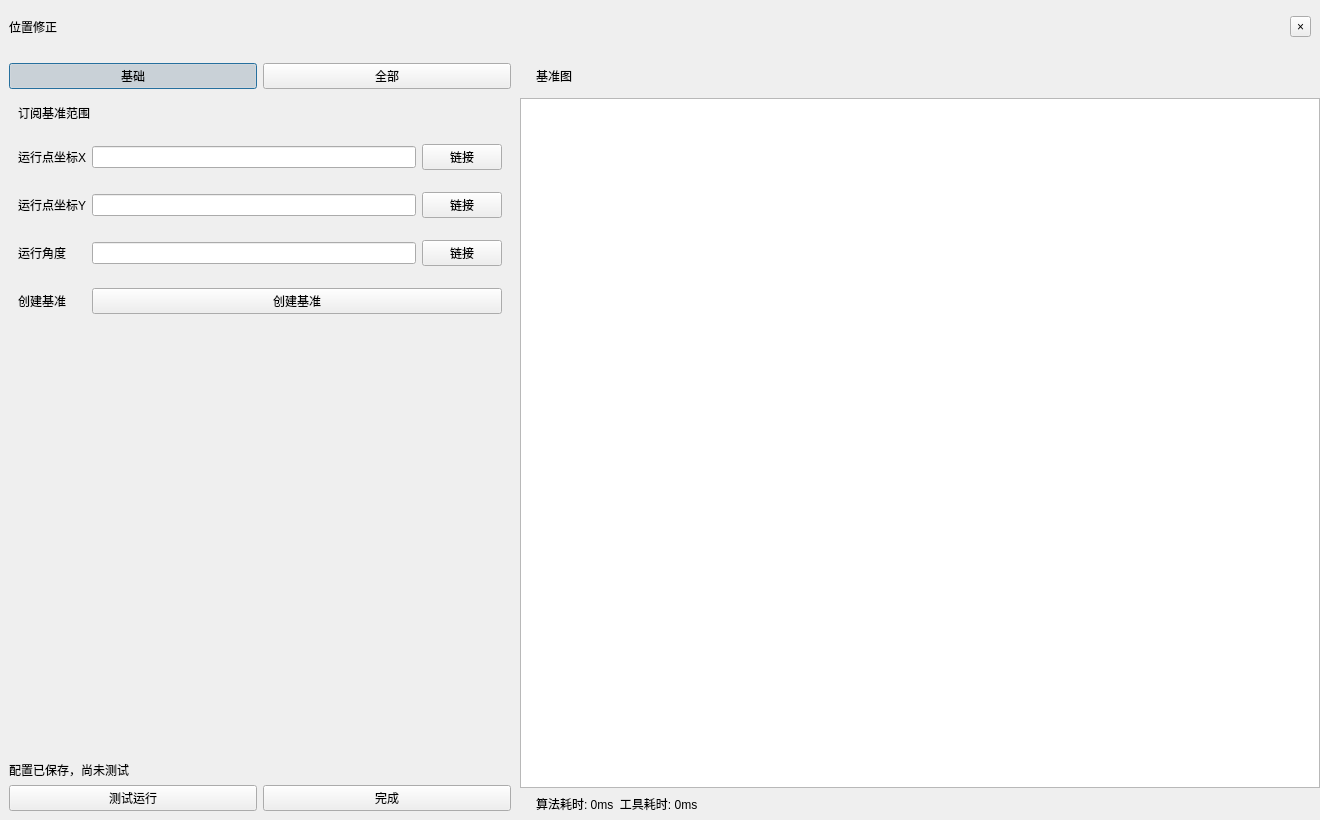
<?xml version="1.0" encoding="UTF-8"?>
<ui version="4.0">
 <class>PositionCorrectionDialog</class>
 <widget class="QDialog" name="PositionCorrectionDialog">
  <property name="geometry">
   <rect>
    <x>0</x>
    <y>0</y>
    <width>1320</width>
    <height>820</height>
   </rect>
  </property>
  <property name="windowTitle">
   <string>位置修正</string>
  </property>
  <layout class="QVBoxLayout" name="rootLayout">
   <property name="spacing">
    <number>0</number>
   </property>
   <property name="leftMargin">
    <number>0</number>
   </property>
   <property name="topMargin">
    <number>0</number>
   </property>
   <property name="rightMargin">
    <number>0</number>
   </property>
   <property name="bottomMargin">
    <number>0</number>
   </property>
   <item>
    <widget class="QFrame" name="titleBar">
     <property name="minimumSize">
      <size>
       <width>0</width>
       <height>54</height>
      </size>
     </property>
     <layout class="QHBoxLayout" name="titleLayout">
      <item>
       <widget class="QLabel" name="windowTitleLabel">
        <property name="text">
         <string>位置修正</string>
        </property>
        <property name="role" stdset="0">
         <string>windowTitle</string>
        </property>
       </widget>
      </item>
      <item>
       <spacer name="titleSpacer">
        <property name="orientation">
         <enum>Qt::Horizontal</enum>
        </property>
        <property name="sizeHint" stdset="0">
         <size>
          <width>40</width>
          <height>20</height>
         </size>
        </property>
       </spacer>
      </item>
      <item>
       <widget class="QToolButton" name="closeButton">
        <property name="toolTip">
         <string>关闭位置修正</string>
        </property>
        <property name="text">
         <string>×</string>
        </property>
       </widget>
      </item>
     </layout>
    </widget>
   </item>
   <item>
    <layout class="QHBoxLayout" name="bodyLayout">
     <property name="spacing">
      <number>0</number>
     </property>
     <item>
      <widget class="QFrame" name="parameterPanel">
       <property name="minimumSize">
        <size>
         <width>430</width>
         <height>0</height>
        </size>
       </property>
       <property name="maximumSize">
        <size>
         <width>520</width>
         <height>16777215</height>
        </size>
       </property>
       <property name="panelRole" stdset="0">
        <string>parameterPanel</string>
       </property>
       <layout class="QVBoxLayout" name="parameterLayout">
        <item>
         <layout class="QHBoxLayout" name="modeLayout">
          <item>
           <widget class="QPushButton" name="basicModeButton">
            <property name="text">
             <string>基础</string>
            </property>
            <property name="checkable">
             <bool>true</bool>
            </property>
            <property name="checked">
             <bool>true</bool>
            </property>
           </widget>
          </item>
          <item>
           <widget class="QPushButton" name="allModeButton">
            <property name="text">
             <string>全部</string>
            </property>
            <property name="checkable">
             <bool>true</bool>
            </property>
           </widget>
          </item>
         </layout>
        </item>
        <item>
         <widget class="QFrame" name="subscriptionCard">
          <property name="panelRole" stdset="0">
           <string>configCard</string>
          </property>
          <layout class="QGridLayout" name="subscriptionLayout">
           <property name="horizontalSpacing">
            <number>6</number>
           </property>
           <property name="verticalSpacing">
            <number>22</number>
           </property>
           <item row="0" column="0" colspan="3">
            <widget class="QLabel" name="subscriptionTitle">
             <property name="text">
              <string>订阅基准范围</string>
             </property>
             <property name="role" stdset="0">
              <string>cardTitle</string>
             </property>
            </widget>
           </item>
           <item row="1" column="0">
            <widget class="QLabel" name="runXLabel">
             <property name="text">
              <string>运行点坐标X</string>
             </property>
             <property name="role" stdset="0">
              <string>rowField</string>
             </property>
            </widget>
           </item>
           <item row="1" column="1">
            <widget class="QLineEdit" name="runPointXEdit">
             <property name="readOnly">
              <bool>true</bool>
             </property>
            </widget>
           </item>
           <item row="1" column="2">
            <widget class="QPushButton" name="runPointXLinkButton">
             <property name="toolTip">
              <string>选择运行点坐标X来源</string>
             </property>
             <property name="text">
              <string>链接</string>
             </property>
            </widget>
           </item>
           <item row="2" column="0">
            <widget class="QLabel" name="runYLabel">
             <property name="text">
              <string>运行点坐标Y</string>
             </property>
             <property name="role" stdset="0">
              <string>rowField</string>
             </property>
            </widget>
           </item>
           <item row="2" column="1">
            <widget class="QLineEdit" name="runPointYEdit">
             <property name="readOnly">
              <bool>true</bool>
             </property>
            </widget>
           </item>
           <item row="2" column="2">
            <widget class="QPushButton" name="runPointYLinkButton">
             <property name="toolTip">
              <string>选择运行点坐标Y来源</string>
             </property>
             <property name="text">
              <string>链接</string>
             </property>
            </widget>
           </item>
           <item row="3" column="0">
            <widget class="QLabel" name="runAngleLabel">
             <property name="text">
              <string>运行角度</string>
             </property>
             <property name="role" stdset="0">
              <string>rowField</string>
             </property>
            </widget>
           </item>
           <item row="3" column="1">
            <widget class="QLineEdit" name="runAngleEdit">
             <property name="readOnly">
              <bool>true</bool>
             </property>
            </widget>
           </item>
           <item row="3" column="2">
            <widget class="QPushButton" name="runAngleLinkButton">
             <property name="toolTip">
              <string>选择运行角度来源</string>
             </property>
             <property name="text">
              <string>链接</string>
             </property>
            </widget>
           </item>
           <item row="4" column="0">
            <widget class="QLabel" name="createReferenceLabel">
             <property name="text">
              <string>创建基准</string>
             </property>
             <property name="role" stdset="0">
              <string>rowField</string>
             </property>
            </widget>
           </item>
           <item row="4" column="1" colspan="2">
            <widget class="QPushButton" name="createReferenceButton">
             <property name="text">
              <string>创建基准</string>
             </property>
            </widget>
           </item>
          </layout>
         </widget>
        </item>
        <item>
         <spacer name="parameterSpacer">
          <property name="orientation">
           <enum>Qt::Vertical</enum>
          </property>
          <property name="sizeHint" stdset="0">
           <size>
            <width>20</width>
            <height>20</height>
           </size>
          </property>
         </spacer>
        </item>
        <item>
         <widget class="QLabel" name="statusLabel">
          <property name="text">
           <string>配置已保存，尚未测试</string>
          </property>
          <property name="wordWrap">
           <bool>true</bool>
          </property>
          <property name="hint" stdset="0">
           <bool>true</bool>
          </property>
         </widget>
        </item>
        <item>
         <layout class="QHBoxLayout" name="actionLayout">
          <item>
           <widget class="QPushButton" name="testRunButton">
            <property name="text">
             <string>测试运行</string>
            </property>
           </widget>
          </item>
          <item>
           <widget class="QPushButton" name="finishButton">
            <property name="text">
             <string>完成</string>
            </property>
            <property name="actionRole" stdset="0">
             <string>primary</string>
            </property>
           </widget>
          </item>
         </layout>
        </item>
       </layout>
      </widget>
     </item>
     <item>
      <widget class="QFrame" name="previewPanel">
       <property name="panelRole" stdset="0">
        <string>previewPanel</string>
       </property>
       <layout class="QVBoxLayout" name="previewLayout">
        <property name="spacing">
         <number>0</number>
        </property>
        <property name="leftMargin">
         <number>0</number>
        </property>
        <property name="topMargin">
         <number>0</number>
        </property>
        <property name="rightMargin">
         <number>0</number>
        </property>
        <property name="bottomMargin">
         <number>0</number>
        </property>
        <item>
         <widget class="QFrame" name="viewerHeader">
          <property name="minimumSize">
           <size>
            <width>0</width>
            <height>44</height>
           </size>
          </property>
          <property name="maximumSize">
           <size>
            <width>16777215</width>
            <height>44</height>
           </size>
          </property>
          <layout class="QHBoxLayout" name="viewerHeaderLayout">
           <property name="leftMargin">
            <number>16</number>
           </property>
           <property name="rightMargin">
            <number>16</number>
           </property>
           <item>
            <widget class="QLabel" name="viewerTitleLabel">
             <property name="text">
              <string>基准图</string>
             </property>
            </widget>
           </item>
           <item>
            <spacer name="viewerHeaderSpacer">
             <property name="orientation">
              <enum>Qt::Horizontal</enum>
             </property>
             <property name="sizeHint" stdset="0">
              <size>
               <width>40</width>
               <height>20</height>
              </size>
             </property>
            </spacer>
           </item>
          </layout>
         </widget>
        </item>
        <item>
         <widget class="QGraphicsView" name="previewGraphicsView"/>
        </item>
        <item>
         <widget class="QFrame" name="viewerStatusBar">
          <property name="minimumSize">
           <size>
            <width>0</width>
            <height>32</height>
           </size>
          </property>
          <property name="maximumSize">
           <size>
            <width>16777215</width>
            <height>32</height>
           </size>
          </property>
          <layout class="QHBoxLayout" name="viewerStatusLayout">
           <property name="leftMargin">
            <number>16</number>
           </property>
           <property name="rightMargin">
            <number>16</number>
           </property>
           <item>
            <widget class="QLabel" name="viewerStatusLabel">
             <property name="text">
              <string>算法耗时: 0ms  工具耗时: 0ms</string>
             </property>
            </widget>
           </item>
           <item>
            <spacer name="viewerStatusSpacer">
             <property name="orientation">
              <enum>Qt::Horizontal</enum>
             </property>
             <property name="sizeHint" stdset="0">
              <size>
               <width>40</width>
               <height>20</height>
              </size>
             </property>
            </spacer>
           </item>
          </layout>
         </widget>
        </item>
       </layout>
      </widget>
     </item>
    </layout>
   </item>
  </layout>
 </widget>
 <resources/>
 <connections/>
</ui>
